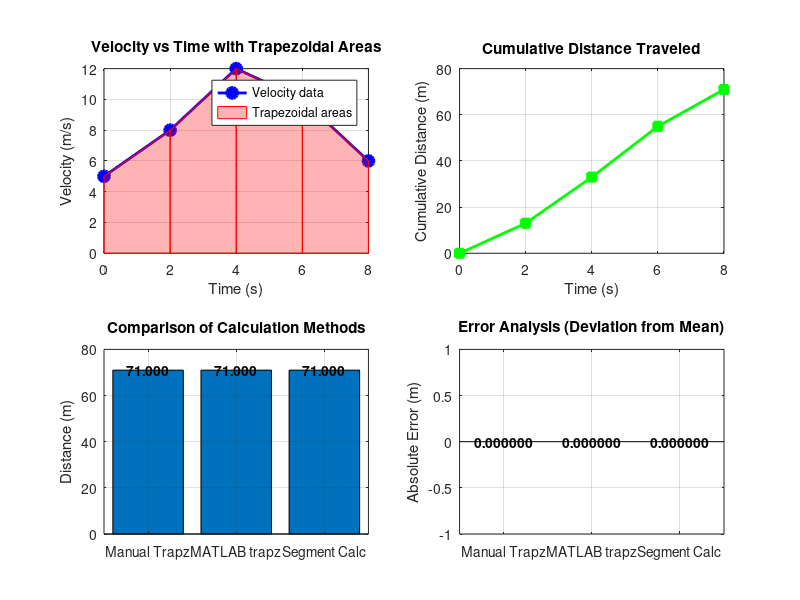

MATLAB code for this plot:
%% Drone Distance Estimation using Trapezoidal Rule

% Given data: Time and velocity measurements
time = [0, 2, 4, 6, 8]; 
velocity = [5, 8, 12, 10, 6];  
%% METHOD 1: Trapezoidal Rule Calculation
% Using the formula: Distance = (Δt/2) * [v0 + 2v1 + 2v2 + ... + 2vn-1 + vn]

dt = time(2) - time(1); 
n = length(velocity) - 1;  

% Apply trapezoidal rule
distance_trapz = (dt/2) * (velocity(1) + velocity(end) + 2*sum(velocity(2:end-1)));
%% METHOD 2: Using MATLAB's built-in trapz function
distance_builtin = trapz(time, velocity);
%% METHOD 3: Numerical integration with verification
distance_alt = 0;
for i = 1:length(time)-1
    segment_distance = (velocity(i) + velocity(i+1)) * dt / 2;
    distance_alt = distance_alt + segment_distance;
end
%% Visualization
figure('Position', [100, 100, 1200, 800]);

% Plot 1: Velocity vs Time with trapezoids
subplot(2,2,1);
plot(time, velocity, 'bo-', 'LineWidth', 2, 'MarkerSize', 8, 'MarkerFaceColor', 'b');
hold on;

% Shade the trapezoids
for i = 1:length(time)-1
    x = [time(i), time(i+1), time(i+1), time(i)];
    y = [0, 0, velocity(i+1), velocity(i)];
    fill(x, y, 'r', 'FaceAlpha', 0.3, 'EdgeColor', 'r');
end

grid on;
xlabel('Time (s)');
ylabel('Velocity (m/s)');
title('Velocity vs Time with Trapezoidal Areas');
legend('Velocity data', 'Trapezoidal areas', 'Location', 'northeast');

% Plot 2: Cumulative distance
subplot(2,2,2);
cumulative_distance = zeros(1, length(time));
for i = 2:length(time)
cumulative_distance(i) = cumulative_distance(i-1) + ...
                            (velocity(i-1) + velocity(i)) * dt / 2;
end

plot(time, cumulative_distance, 'g-s', 'LineWidth', 2, 'MarkerSize', 6, 'MarkerFaceColor', 'g');
grid on;
xlabel('Time (s)');
ylabel('Cumulative Distance (m)');
title('Cumulative Distance Traveled');

for i = 1:length(time)    
end

% Plot 3: Comparison of methods
subplot(2,2,3);
methods = {'Manual Trapz', 'MATLAB trapz', 'Segment Calc'};
distances = [distance_trapz, distance_builtin, distance_alt];
bar(distances);
set(gca, 'XTickLabel', methods);
ylabel('Distance (m)');
title('Comparison of Calculation Methods');
grid on;

% Add value labels on bars
for i = 1:length(distances)
    text(i, distances(i)+0.1, sprintf('%.3f', distances(i)), ...
         'HorizontalAlignment', 'center', 'FontWeight', 'bold');
end

% Plot 4: Error analysis
subplot(2,2,4);
errors = abs(distances - mean(distances));
bar(errors);
set(gca, 'XTickLabel', methods);
ylabel('Absolute Error (m)');
title('Error Analysis (Deviation from Mean)');
grid on;

for i = 1:length(errors)
    text(i, errors(i)+0.001, sprintf('%.6f', errors(i)), ...
         'HorizontalAlignment', 'center', 'FontWeight', 'bold');
end


   
